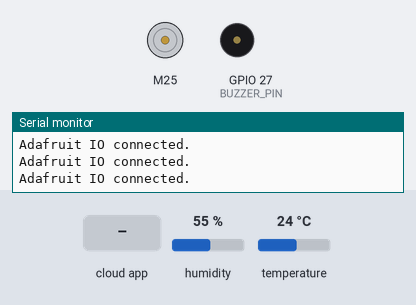
The sketch below on a simulated ESP32. Shown: DC motor (green arrow = forward, orange = backward, longer = faster), buzzer (waves = sounding), the last lines printed to the serial monitor. The inputs (shaded band) are chosen by the test bench; at power-on: humidity 55 %, temperature 24 °C.

Above: at 2.7 s.
2.8 s: the phone or cloud app sets ventilador to 0
At 4.8 s:
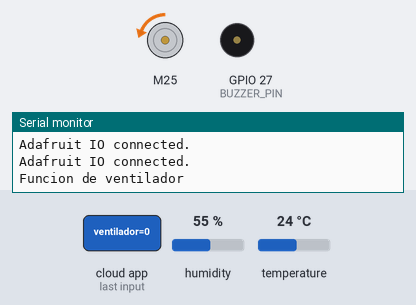
5.3 s: the phone or cloud app sets intensidad_motor to 0
At 7.1 s:
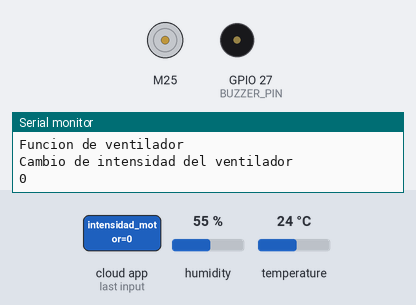
7.6 s: the phone or cloud app sets alarma to 0
At 9.3 s:
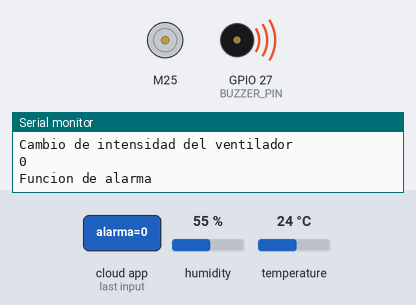
14.5 s: the phone or cloud app sets intensidad_motor to 1
At 16.2 s:
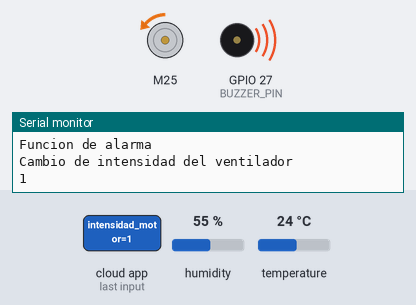
Timing chart, 0 to 17.7 s (numbered marks = the images above; inputs shaded):
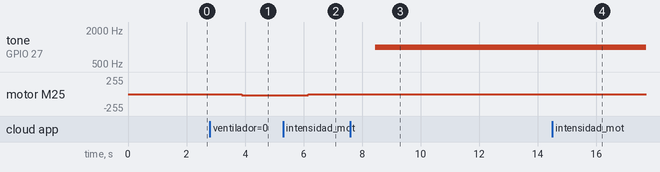

The sketch:

Video_11.ino
```cpp
#include "AdafruitIO_WiFi.h"
#include <Wire.h>
#include "Adafruit_SHT31.h"

Adafruit_SHT31 sensor = Adafruit_SHT31();

#include <Adafruit_NeoPixel.h>

#define PIXEL_COUNT 4
#define PIXEL_PIN_1 15
#define PIXEL_PIN_2 13

Adafruit_NeoPixel neopixel1(PIXEL_COUNT, PIXEL_PIN_1, NEO_GRB + NEO_KHZ800);
Adafruit_NeoPixel neopixel2(PIXEL_COUNT, PIXEL_PIN_2, NEO_GRB + NEO_KHZ800);

#include <TB6612_ESP32.h>

//MOTOR2
#define BIN1 25
#define BIN2 26
#define PWMB 14

const int offsetB = -1;

Motor motor = Motor(BIN1, BIN2, PWMB, offsetB, 0, 5000, 8, 2);

#include <EasyBuzzer.h>
int BUZZER_PIN = 27;

#define IO_USERNAME  "LinkPowerLoang"
#define IO_KEY       "aio_JmPf03aQW9nzpDnUysnCv9oK2vtH"

#define WIFI_SSID       "Familia_G-Ch"
#define WIFI_PASS       "FamiliK.13"

AdafruitIO_WiFi io(IO_USERNAME, IO_KEY, WIFI_SSID, WIFI_PASS);

AdafruitIO_Feed *ventilador = io.feed("ventilador");
AdafruitIO_Feed *intensidad_ventilador = io.feed("intensidad_motor");
AdafruitIO_Feed *luces = io.feed("luces");
AdafruitIO_Feed *hexcolor = io.feed("hexcolor");
AdafruitIO_Feed *alarma = io.feed("alarma");

AdafruitIO_Feed *tempIO = io.feed("Temp");
AdafruitIO_Feed *humeIO = io.feed("hume");


void setup() {
   Serial.begin(115200);
   Wire.begin(21,22);
  if(sensor.begin(0x44)){
    Serial.println("Sensor encontrado");
  }else{
    Serial.println("Sensor NO encontrado");
    while(1){
      delay(10);
    }
  }
  EasyBuzzer.setPin(BUZZER_PIN);

   Serial.print("Connecting to Adafruit IO");
  io.connect();

  // wait for a connection
  while(io.status() < AIO_CONNECTED) {
    Serial.println(io.statusText());
    delay(500);
  }

  // we are connected
  Serial.println();
  Serial.println(io.statusText());

  ventilador ->onMessage(funcion_ventilador);
  intensidad_ventilador ->onMessage(funcion_intensidad_ventilador);
  luces ->onMessage(funcion_luces);
  hexcolor ->onMessage(funcion_hexcolor);
  alarma ->onMessage(funcion_alarma);
}

void loop() {
 io.run();

 float Temp = sensor.readTemperature();
  float hume = sensor.readHumidity();

  //isnan -> is not a number?
  if(isnan(Temp)){
    //Serial.println("Error al obtener temperatura");
  }else{
   // Serial.print("Temperatura *C = ");
    //Serial.println(temp);
    //tempIO-> save(temp);
  }

  //! isnan -> is not not a number? -> is a number?
  if(!isnan(hume)){
    //Serial.print("Humedad % = ");
    //Serial.println(hume);
    //humeIO->save(hume);
  }else{
    //Serial.println("Error al obtener humedad");
  }
  Serial.println();
  delay(1000);
}
  int flag_ventilador = 0;
  int velocidad = 20;
void funcion_ventilador(AdafruitIO_Data *data)
  {
    Serial.println("Funcion de ventilador");
    if (flag_ventilador)
    {
      brake(motor, motor);
      flag_ventilador =0;
    }
    else
    {
      forward(motor, motor, velocidad);
      flag_ventilador = 1;
    }
  }

void funcion_intensidad_ventilador(AdafruitIO_Data *data)
{
  Serial.println("Cambio de intensidad del ventilador");
  int x = data ->toInt();
  Serial.println(x);
  velocidad = x;
  if(flag_ventilador)
  {
    forward(motor, motor, velocidad);
  }
}


int flag_luces = 0;
int r = 20;
int g = 20;
int b = 20;

void funcion_luces(AdafruitIO_Data *data)
{
  Serial.println("Funcion de luces");
  if(flag_luces)
  {
    neopixel1.clear();
    neopixel2.clear();
    neopixel1.show();
    neopixel2.show();
    flag_luces = 0;
  }

  else
  {
     for(int i = 0; i < PIXEL_COUNT; i++){
    neopixel1.setPixelColor(i, neopixel1.Color(r,g,b));
    neopixel2.setPixelColor(i, neopixel2.Color(r,g,b));
     }
    neopixel1.show();
    neopixel2.show();
    flag_luces = 1;
  }
}

void funcion_hexcolor(AdafruitIO_Data *data)
{
  Serial.println("Cambio de color de luces");
  String hexValue = data->toString();
  hexValue = hexValue.substring(2);
  Serial.println(hexValue);

  colorConverter(hexValue);

  if(flag_luces)
  {
     for(int i = 0; i < PIXEL_COUNT; i++){
    neopixel1.setPixelColor(i, neopixel1.Color(r,g,b));
    neopixel2.setPixelColor(i, neopixel2.Color(r,g,b));
  }
  neopixel1.show();
  neopixel2.show();
  }
}

int flag_alarma = 0;
void funcion_alarma(AdafruitIO_Data *data)
{
  Serial.println("Funcion de alarma");
  if (flag_alarma)
  {
    EasyBuzzer.stopBeep();
    flag_alarma = 0;
  }
  else
  {
    EasyBuzzer.beep(1000);
    flag_alarma = 1;
  }
}

void colorConverter(String hexValue)
{
  int number = (int)strtol(&hexValue[0], NULL, 16);

  r = number >> 16& 0xFF;
  g = number >> 8 & 0xFF;
  b = number >> 0 & 0xFF;

  Serial.println("red is");
  Serial.println(r);
  Serial.println("green is");
  Serial.println(g);
  Serial.println("blue is");
  Serial.println(b);

}
```

Measured:
- after the input at 2.8 s, motor M25: stopped → backward 20/255 after 1.1 s
- after the input at 5.3 s, motor M25: backward 20/255 → stopped after 0.87 s
- after the input at 7.6 s, tone on GPIO 27 (BUZZER_PIN): silent → 1000 Hz after 0.85 s
- after the input at 14.5 s, motor M25: stopped → backward 1/255 after 0.79 s
